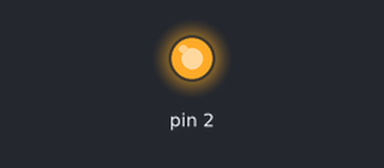
A sketch run on a simulated Arduino Uno, built with avr-gcc and run on an emulated ATmega328P. Parts: output pins drawn as LEDs (lit = HIGH). What the sketch prints to the serial monitor is not drawn.

Above: at 0.5 s.
At 2.0 s:
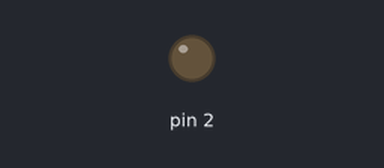
Timing chart, 0 to 5.2 s (numbered marks = the images above):
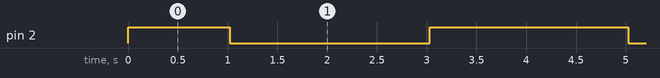

Measured:
- by itself, pin 2: repeats every 4.0 s: LOW 2.0 s, HIGH 2.0 s

The sketch:

millisModuloDemo.ino
```cpp
// FadeWithMillis
// This sketch uses millis(), modulo (%) and map()
// to dim an LED without using delay();

void setup() {
  Serial.begin(9600);
}

void loop() {
  int counter = millis()%4000; // 0-4000
  int negativeCounter = counter-2000; // -2000-2000
  int loopingCounter = abs(negativeCounter); // 2000-0-2000

  Serial.print(counter);
  Serial.print(" : ");
  Serial.print(negativeCounter);
  Serial.print(" : ");
  Serial.println(loopingCounter);

  analogWrite(2,map(loopingCounter,0,2000,0,255));
}
```
